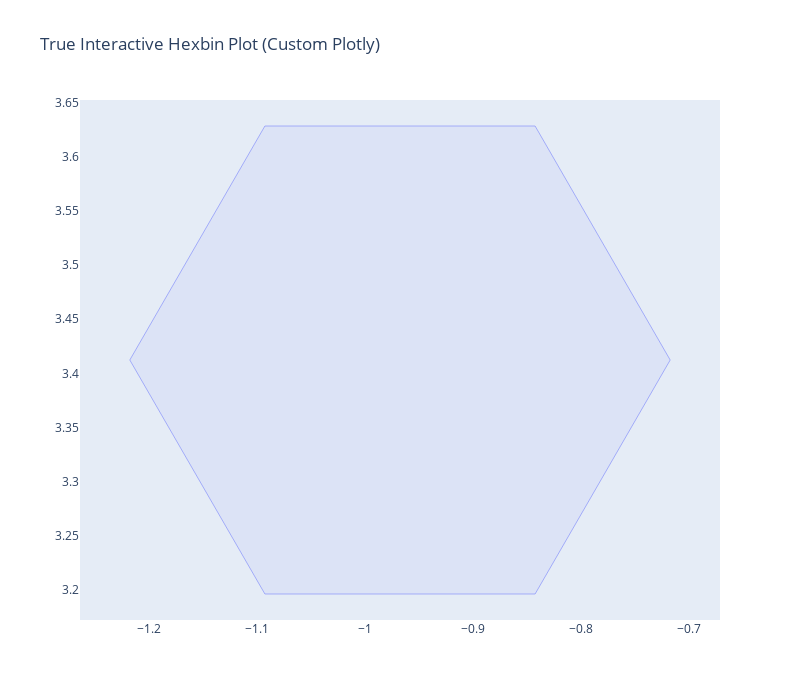

The cell this chart's notebook holds for it:
### Code cell
# ----------------------------------------------------
# 4. Create Plotly figure with true hexagon shapes
# ----------------------------------------------------
fig = go.Figure()

for poly, cnt in zip(hex_polygons, counts):
    xs, ys = poly.exterior.xy
xs = list(xs)
ys = list(ys)

fig.add_trace(go.Scatter(
    x=xs,
    y=ys,
    fill="toself",
    mode="lines",
    line=dict(width=0.5),
    fillcolor=f"rgba(0, 0, 255, {min(cnt/25, 1)})",
    name=f"Count: {cnt}",
    hovertemplate=f"Count: {cnt}<extra></extra>"
))


fig.update_layout(
    title="True Interactive Hexbin Plot (Custom Plotly)",
    xaxis=dict(scaleanchor="y", showgrid=False),
    yaxis=dict(showgrid=False),
    width=800,
    height=700,
    showlegend=False
)

fig.show()

### Figure 1 — Plotly figure (JSON) as saved in the notebook; plotly's stock layout.template omitted (floating-point values rounded to 4 significant figures)
{"data": [{"fill": "toself", "fillcolor": "rgba(0, 0, 255, 0.04)", "hovertemplate": "Count: 1<extra></extra>", "line": {"width": 0.5}, "mode": "lines", "name": "Count: 1", "type": "scatter", "x": [-0.7177, -0.8427, -1.093, -1.218, -1.093, -0.8427, -0.7177], "y": [3.412, 3.629, 3.629, 3.412, 3.196, 3.196, 3.412]}], "layout": {"height": 700, "showlegend": false, "title": {"text": "True Interactive Hexbin Plot (Custom Plotly)"}, "width": 800, "xaxis": {"scaleanchor": "y", "showgrid": false}, "yaxis": {"showgrid": false}}}
